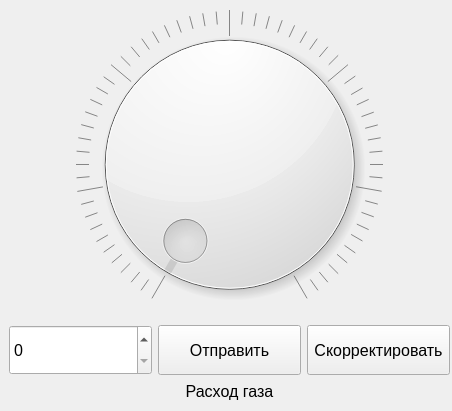
<?xml version="1.0" encoding="UTF-8"?>
<ui version="4.0">
 <class>Gas</class>
 <widget class="QWidget" name="Gas">
  <property name="geometry">
   <rect>
    <x>0</x>
    <y>0</y>
    <width>452</width>
    <height>411</height>
   </rect>
  </property>
  <property name="windowTitle">
   <string>Form</string>
  </property>
  <widget class="QWidget" name="gridLayoutWidget">
   <property name="geometry">
    <rect>
     <x>9</x>
     <y>10</y>
     <width>441</width>
     <height>391</height>
    </rect>
   </property>
   <layout class="QGridLayout" name="gridLayout">
    <item row="2" column="0">
     <widget class="QLabel" name="label_6">
      <property name="maximumSize">
       <size>
        <width>16777215</width>
        <height>20</height>
       </size>
      </property>
      <property name="font">
       <font>
        <pointsize>12</pointsize>
       </font>
      </property>
      <property name="text">
       <string>Расход газа</string>
      </property>
      <property name="alignment">
       <set>Qt::AlignCenter</set>
      </property>
     </widget>
    </item>
    <item row="0" column="0">
     <widget class="QDial" name="dialGas">
      <property name="minimumSize">
       <size>
        <width>0</width>
        <height>300</height>
       </size>
      </property>
      <property name="cursor">
       <cursorShape>PointingHandCursor</cursorShape>
      </property>
      <property name="maximum">
       <number>60</number>
      </property>
      <property name="notchesVisible">
       <bool>true</bool>
      </property>
     </widget>
    </item>
    <item row="1" column="0">
     <layout class="QHBoxLayout" name="horizontalLayout_5">
      <item>
       <widget class="QSpinBox" name="ValueGas">
        <property name="minimumSize">
         <size>
          <width>50</width>
          <height>50</height>
         </size>
        </property>
        <property name="sizeIncrement">
         <size>
          <width>0</width>
          <height>0</height>
         </size>
        </property>
        <property name="baseSize">
         <size>
          <width>0</width>
          <height>0</height>
         </size>
        </property>
        <property name="font">
         <font>
          <pointsize>12</pointsize>
         </font>
        </property>
       </widget>
      </item>
      <item>
       <widget class="QPushButton" name="SendGas">
        <property name="minimumSize">
         <size>
          <width>0</width>
          <height>50</height>
         </size>
        </property>
        <property name="font">
         <font>
          <pointsize>12</pointsize>
         </font>
        </property>
        <property name="text">
         <string>Отправить</string>
        </property>
       </widget>
      </item>
      <item>
       <widget class="QPushButton" name="CorrectGas">
        <property name="minimumSize">
         <size>
          <width>0</width>
          <height>50</height>
         </size>
        </property>
        <property name="font">
         <font>
          <pointsize>12</pointsize>
         </font>
        </property>
        <property name="cursor">
         <cursorShape>PointingHandCursor</cursorShape>
        </property>
        <property name="text">
         <string>Скорректировать</string>
        </property>
       </widget>
      </item>
     </layout>
    </item>
   </layout>
  </widget>
 </widget>
 <resources/>
 <connections>
  <connection>
   <sender>dialGas</sender>
   <signal>valueChanged(int)</signal>
   <receiver>ValueGas</receiver>
   <slot>setValue(int)</slot>
   <hints>
    <hint type="sourcelabel">
     <x>229</x>
     <y>160</y>
    </hint>
    <hint type="destinationlabel">
     <x>82</x>
     <y>344</y>
    </hint>
   </hints>
  </connection>
 </connections>
</ui>
